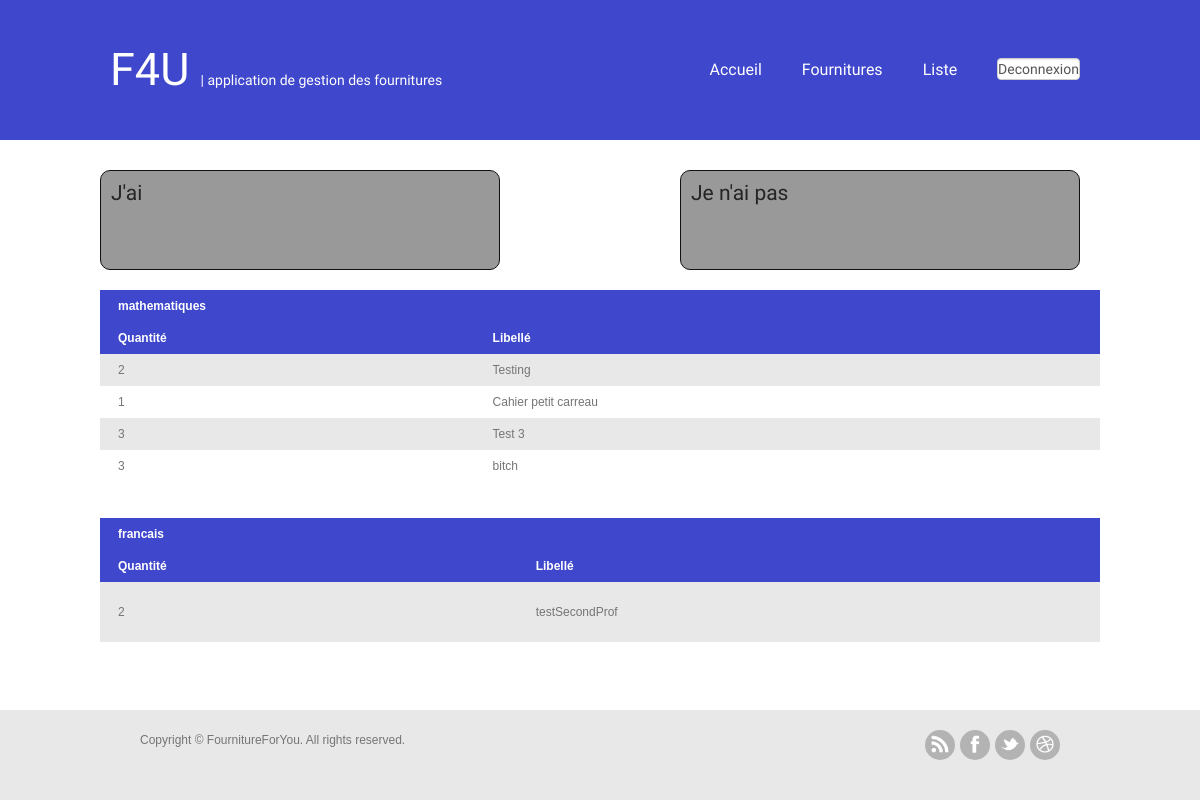
Page /lists.php (signed in) on the committed database.
### tables this page shows
CREATE TABLE IF NOT EXISTS `professeur` (
  `Matiere` varchar(25) DEFAULT NULL,
  `id_Personne` int(11) NOT NULL,
  PRIMARY KEY (`id_Personne`)
);

CREATE TABLE IF NOT EXISTS `choisir` (
  `id_Personne` int(11) NOT NULL,
  `id_Fourniture` int(11) NOT NULL,
  PRIMARY KEY (`id_Personne`,`id_Fourniture`),
  KEY `FK_CHOISIR_id_Fourniture` (`id_Fourniture`)
);

CREATE TABLE IF NOT EXISTS `contenir` (
  `Quantite` int(11) NOT NULL,
  `id_Liste` int(11) NOT NULL DEFAULT '0',
  `id_Fourniture` int(11) NOT NULL,
  PRIMARY KEY (`id_Liste`,`id_Fourniture`),
  KEY `FK_CONTENIR_id_Fourniture` (`id_Fourniture`)
);

CREATE TABLE IF NOT EXISTS `fourniture` (
  `id_Fourniture` int(11) NOT NULL AUTO_INCREMENT,
  `Libelle` varchar(25) NOT NULL,
  PRIMARY KEY (`id_Fourniture`)
);

### include/fonction.inc (the view, shortened to what this page needs)
<?php
function StudentList($bdd)
{
	$id_Eleve = $_SESSION['id_Eleve'];
	$query1= "SELECT id_Classe FROM eleve  WHERE id_Personne = ?";
	$query2= "SELECT id_Personne FROM est_prof  WHERE id_Classe = ?";
	$query3= "SELECT id_Fourniture FROM choisir  WHERE id_Personne = ?";
	$query4= "SELECT Quantite FROM contenir  WHERE id_Fourniture = ?";
	$query5= "SELECT Libelle FROM fourniture  WHERE id_Fourniture = ?";
	$query6= "SELECT Matiere FROM professeur  WHERE id_Personne = ?";
	$stmt = $bdd->prepare($query1);
	$stmt->bind_param("s",$val1);
	$val1 = $id_Eleve;
	$stmt->execute();
	$stmt->bind_result($id);
	$id_Classe = $id;
	$stmt = $bdd->prepare($query2);
	$stmt->bind_param("s",$id_Classe);
	$stmt->execute();
	$result = $stmt -> get_result();
	$row = $result -> fetch_all();
	foreach ($row as $value) {
		foreach ($value as $key) {
			$display='';
			$stmt = $bdd->prepare($query6);
			$stmt->bind_param("s",$val1);
			$val1 = $key;
			$stmt->execute();
			$stmt->bind_result($matiere);
			$display.="<table><thead><tr><th colspan=\"2\">$matiere</th></tr><tr><th>Quantité</th><th>Libellé</th></tr></thead><tbody>";
			$stmt = $bdd->prepare($query3);
			$stmt->bind_param("s",$val1);
			$val1 = $key;
			$stmt->execute();
			$result = $stmt -> get_result();
			$row2 = $result -> fetch_all();
			foreach ($row2 as $value2) {
				$stmt = $bdd->prepare($query4);
				$stmt->bind_param("i",$val1);
				$val1 = $value2[0];
				$stmt->execute();
				$stmt->bind_result($quantite);
				$display.='<tr draggable="true" ondragstart="drag(event, this)">';
				$display.="<td>$quantite</td>";
				$stmt = $bdd->prepare($query5);
				$stmt->bind_param("i",$val1);
				$val1 =  $value2[0];
				$stmt->execute();
				$stmt->bind_result($libelle);
				$display.= "<td>$libelle</td>";
				$display.="</tr>\n";
			}
			$display.= "</tbody></table>";
			echo $display;
		}
	}
}
?>

### css/style.css (style rules this page uses)
body { font-family:Arial, Helvetica, sans-serif;padding:0;font-size:12px;margin:0 auto;color:#757575;background-color:#FFFFFF; }
p { padding:0;margin:0px;text-align:left;line-height:20px; }
a { color:#3f47cc; text-decoration:none; }
a img { border:none; }
.footer { padding:20px 0 40px 0; margin:20px 0 0 0; clear:both; width:100%; background-color:#e8e8e8; position:fixed;bottom:0; }
.footer_content { margin:auto;width:1000px; }
.footer_left { float:left; padding:0 0 0 40px; }
.footer_right { float:right; padding:0 40px 0 0; }
ul.social_icons { margin:0px; padding:0px; list-style:none; }
ul.social_icons li { float:left; }
ul.social_icons li a { width:30px;height:30px;display:block;border-radius:15px;-moz-border-radius:15px;-webkit-border-radius:15px;-khtml-border-radius:15px;float:left;margin:0px 0 0px 5px;background-color:#b3b3b3;text-align:center; }
ul.social_icons li a img { width:60%; display:block; margin:5px auto; }

### css/demo.css (style rules this page uses)
*, *:after, *:before { -webkit-box-sizing: border-box; -moz-box-sizing: border-box; box-sizing: border-box; }
body { font-family: 'Lato', Arial, sans-serif; color: #7c8d87; background: #f8f8f8; }
a { color: #f98740; text-decoration: none; }

### css/component.css (style rules this page uses)
table { border-collapse: collapse; margin-bottom: 3em; width: 100%; background: #fff; }
td, th { padding: 0.75em 1.5em; text-align: left; }
th { background-color: #3f47cc; font-weight: bold; color: #fff; white-space: nowrap; }
tbody tr:nth-child(2n-1) { background-color: #e8e8e8; transition: all .125s ease-in-out; }
tbody { height: 5em; overflow-x: hidden; overflow-y: auto; }

### rows in the picture
professeur: Matiere "mathematiques"
choisir: contenir.Quantite "2", id_Fourniture.Libelle "Testing"
choisir: contenir.Quantite "1", id_Fourniture.Libelle "Cahier petit carreau"
choisir: contenir.Quantite "3", id_Fourniture.Libelle "Test 3"
choisir: contenir.Quantite "3", id_Fourniture.Libelle "bitch"
professeur: Matiere "francais"
choisir: contenir.Quantite "2", id_Fourniture.Libelle "testSecondProf"
